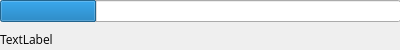
<?xml version="1.0" encoding="UTF-8"?>
<ui version="4.0">
 <class>loadingdialog</class>
 <widget class="QDialog" name="loadingdialog">
  <property name="geometry">
   <rect>
    <x>0</x>
    <y>0</y>
    <width>400</width>
    <height>50</height>
   </rect>
  </property>
  <property name="windowTitle">
   <string>Dialog</string>
  </property>
  <widget class="QWidget" name="">
   <property name="geometry">
    <rect>
     <x>0</x>
     <y>0</y>
     <width>401</width>
     <height>51</height>
    </rect>
   </property>
   <layout class="QVBoxLayout" name="verticalLayout">
    <item>
     <widget class="QProgressBar" name="progressBar">
      <property name="toolTip">
       <string notr="true"/>
      </property>
      <property name="statusTip">
       <string notr="true"/>
      </property>
      <property name="whatsThis">
       <string notr="true"/>
      </property>
      <property name="accessibleName">
       <string notr="true"/>
      </property>
      <property name="accessibleDescription">
       <string notr="true"/>
      </property>
      <property name="value">
       <number>24</number>
      </property>
      <property name="textVisible">
       <bool>false</bool>
      </property>
     </widget>
    </item>
    <item>
     <widget class="QLabel" name="label">
      <property name="font">
       <font>
        <family>Open Sans</family>
       </font>
      </property>
      <property name="text">
       <string>TextLabel</string>
      </property>
     </widget>
    </item>
   </layout>
  </widget>
 </widget>
 <resources/>
 <connections/>
</ui>
